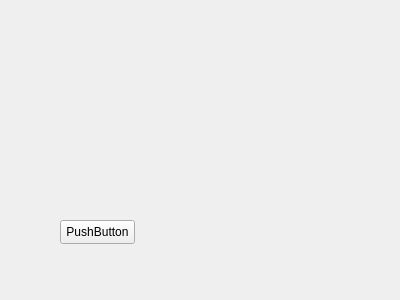
<?xml version="1.0" encoding="UTF-8"?>
<ui version="4.0">
 <class>Form</class>
 <widget class="QWidget" name="Form">
  <property name="geometry">
   <rect>
    <x>0</x>
    <y>0</y>
    <width>400</width>
    <height>300</height>
   </rect>
  </property>
  <property name="windowTitle">
   <string>Form</string>
  </property>
  <widget class="QWidget" name="widget" native="true">
   <property name="geometry">
    <rect>
     <x>0</x>
     <y>200</y>
     <width>401</width>
     <height>101</height>
    </rect>
   </property>
   <widget class="QPushButton" name="pushButton">
    <property name="geometry">
     <rect>
      <x>60</x>
      <y>20</y>
      <width>75</width>
      <height>24</height>
     </rect>
    </property>
    <property name="text">
     <string>PushButton</string>
    </property>
   </widget>
  </widget>
 </widget>
 <resources/>
 <connections/>
</ui>
